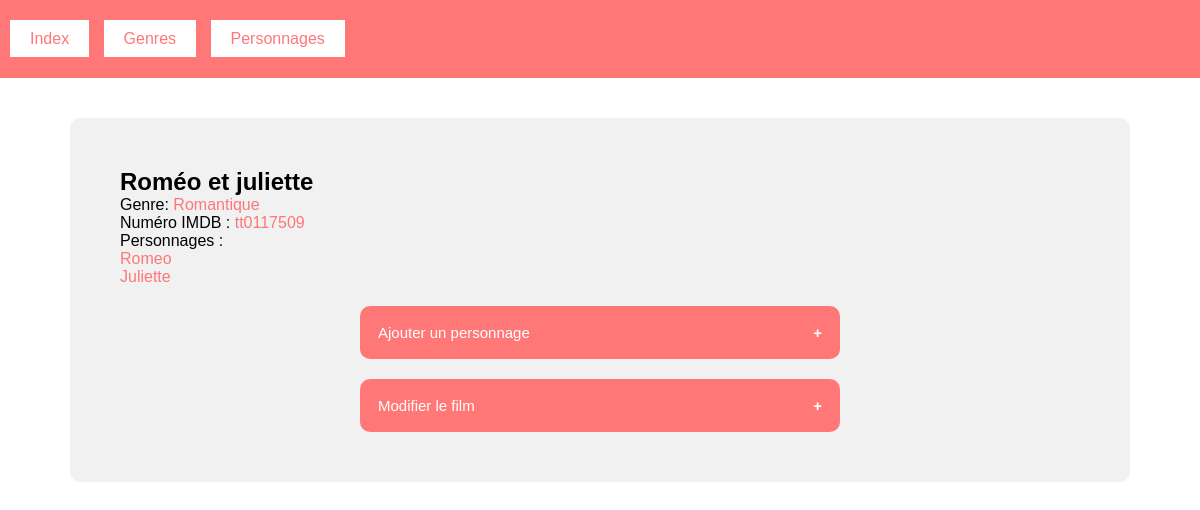
/movies/uniqueMovie.php?id=4, run on the app's committed database.
### tables this page shows
CREATE TABLE `movies` (
  `id` int(11) NOT NULL,
  `created` datetime NOT NULL DEFAULT current_timestamp(),
  `modified` datetime NOT NULL DEFAULT current_timestamp() ON UPDATE current_timestamp(),
  `title` varchar(50) NOT NULL,
  `imdb` varchar(20) NOT NULL,
  `gender_id` int(11) NOT NULL
);

CREATE TABLE `genres` (
  `id` int(11) NOT NULL,
  `created` datetime NOT NULL DEFAULT current_timestamp(),
  `modified` datetime NOT NULL DEFAULT current_timestamp() ON UPDATE current_timestamp(),
  `name` varchar(50) NOT NULL
);

CREATE TABLE `characters` (
  `id` int(11) NOT NULL,
  `created` datetime NOT NULL DEFAULT current_timestamp(),
  `modified` datetime NOT NULL DEFAULT current_timestamp() ON UPDATE current_timestamp(),
  `name` varchar(50) NOT NULL,
  `movie_id` int(11) NOT NULL
);

### movies/config/movie.php (called while the page is built, shortened)
<?php
class Movie extends Database
{
    protected $id;
    protected $title;
    protected $imdb;
    protected $gender_id;
    public function __construct($movies)
    {
        if (is_array($movies)) {
            $this->hydrate($movies);
        } else {
            $i = (int) $movies;
            $req = $this->prepare("SELECT * FROM movies WHERE id = :id");
            $req->execute([
                ":id" => $i
            ]);
        }
    }
    public function setId($n)
    {
        if ((int)$n > 0)
            $this->id = (int)$n;
    }
    public function setTitle($n)
    {
        $n = trim($n);
        if (!empty($n))
            $this->title = ucfirst(strtolower($n));
    }
    public function setImdb($n)
    {
        $n = trim($n);
        if (!empty($n))
            $this->imdb = (string) $n;
    }
    public function setGender_id($n)
    {
        if (!empty($n))
            $this->gender_id = (int) $n;
    }
    public function getId()
    {
        return $this->id;
    }
    public function getTitle()
    {
        return $this->title;
    }
    public function getImdb()
    {
        return $this->imdb;
    }
    public  function getGender()
    {
        if (!empty($this->gender_id))
            return new Gender($this->gender_id);
        else
            return null;
    }
}

### movies/config/gender.php (called while the page is built, shortened)
<?php
class Gender extends Database {
    protected $name;
    public function __construct($gender)
    {
        if (is_array($gender)) {
            $this->hydrate($gender);
        } else {
            $i = (int) $gender;
            $req = $this->prepare("SELECT * FROM genres WHERE id=:id");
            $req->execute([
                ":id" => $i
            ]);
            if ($req->rowCount() > 0) {
                $d = $req->fetch(PDO::FETCH_ASSOC);
            }
        }
    }
    public function setName($n)
    {
        $n = trim($n);
        if (!empty($n))
            $this->name = (string) $n;
    }
    public function getName(){
        return $this->name;
    }
}

### movies/config/database.php (called while the page is built, shortened)
<?php
class Database extends PDO
{
    public function hydrate($a)
    {
        foreach ($a as $key => $value) {
            $m = 'set' . ucfirst($key);
        }
    }
}

### movies/config/character.php (called while the page is built, shortened)
<?php
class Character extends Database
{
    protected $id;
    protected $name;
    public function setId($n)
    {
        if ((int)$n > 0)
            $this->id = (int)$n;
    }
    public function setName($n)
    {
        $n = trim($n);
        if (!empty($n))
            $this->name = ucfirst(strtolower($n));
    }
    public function getId()
    {
        return $this->id;
    }
    public function getName()
    {
        return $this->name;
    }
    public static function allCondition($movie_id)
    {
        $db = new Database;
        $req = $db->prepare("SELECT * FROM characters WHERE movie_id = :id");
        $req->execute([":id" => $movie_id]);
        $tabResult = [];
        $r = $req->fetchAll(PDO::FETCH_ASSOC);
        foreach ($r as $value) {
            $tabResult[] = new Character($value);
        }
        return $tabResult;
    }
}

### movies/uniqueMovie.php (the view, shortened to what this page needs)
<?php
$movie = new Movie($_GET["id"]);
?>
<!DOCTYPE html>
<html lang="fr">
<head>
    <?php include("partials/head.php") ?>
</head>
<body>
<?php include("partials/header.php") ?>
<main>
    <article>
        <h2>
            <?= $movie->getTitle(); ?>
        </h2>
        <p>
            Genre:
            <a href="uniqueGender.php?id=<?= $movie->getId() ?>"><?= $movie->getGender()->getName() ?></a></p>
        <p>
            Numéro IMDB :
            <a target="_blank" href="https://www.imdb.com/title/<?= $movie->getImdb() ?>/?ref_=nm_knf_t_1"><?= $movie->getImdb() ?></a>
        </p>
        <?php $characters = Character::allCondition($movie->getId());
        if (empty($characters)) :
            ?>
            <p>Le film n'a pas de personnage enregistré</p>
        <?php else : ?>
            <div>
                <p>Personnages :</p>
                <?php foreach ($characters as $character) :  ?>
                    <p>
                        <a href="uniqueCharacter.php?id=<?= $character->getId() ?>"><?= $character->getName() ?></a>
                    </p>
                <?php endforeach; ?>
            </div>
        <?php endif ?>
    </article>
    <button class="menu">Ajouter un personnage</button>
    <button class="menu">Modifier le film</button>
</main>
</body>
</html>

### movies/css/style.css (style rules this page uses)
* { margin: 0; padding: 0; }
a { text-decoration: none; color: #ff7777; }
body { font-family: sans-serif; }
main { background-color: rgb(241, 241, 241); border-radius: 10px; width: 80%; margin: auto; margin-top: 40px; padding: 50px; }
.menu { background-color: #ff7777; color: white; cursor: pointer; padding: 18px; width: 50%; max-width: 800px; border: none; text-align: left; outline: none; font-size: 15px; display: block; margin: auto; margin-top: 20px; border-radius: 10px; }
.menu:after { content: '+'; color: white; font-weight: bold; float: right; margin-left: 5px; }
button { padding: 10px; border: none; background-color: #ff7777; color: white; border-radius: 10%; margin: auto; display: block; }

### data on the page
movies: title "Roméo et juliette", gender.name "Romantique", imdb "tt0117509"
characters: name "Romeo"
characters: name "Juliette"
